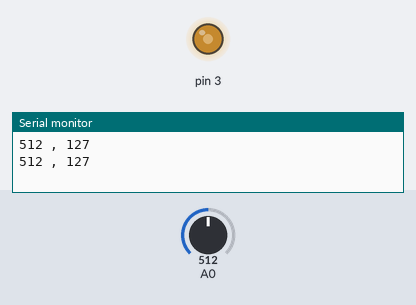
Recording of a sketch running on a simulated Arduino Uno, built with avr-gcc and run on an emulated ATmega328P. Shown: output pins drawn as LEDs (lit = HIGH), the last lines printed to the serial monitor. Inputs (shaded band) come from the test bench; at power-on: A0 = 512.

Above: at 1.8 s.
1.9 s: A0 set to 716
At 3.0 s:
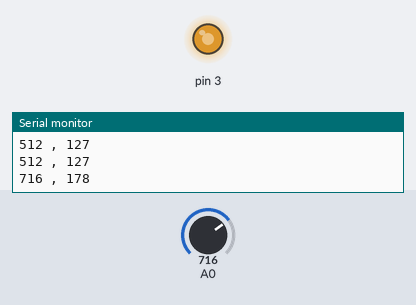
3.5 s: A0 set to 900
At 4.5 s:
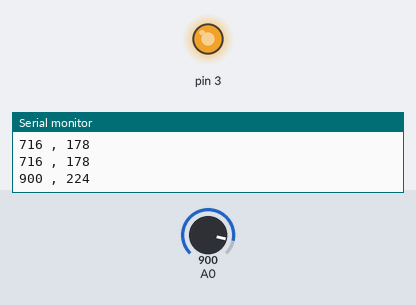
5.5 s: A0 set to 122
At 7.2 s:
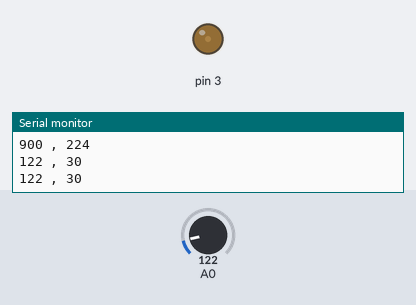
7.5 s: A0 set to 0
At 8.9 s:
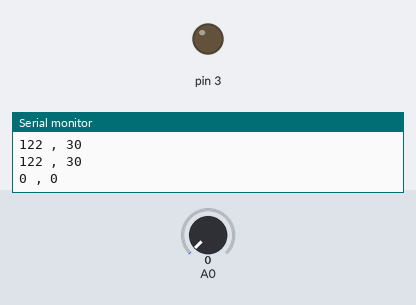
9.5 s: A0 set to 511
At 10.4 s:
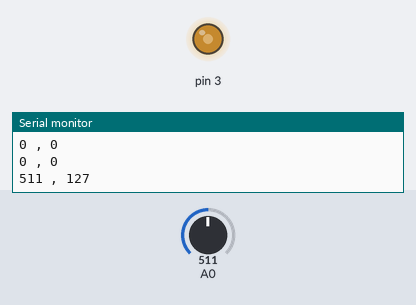
Timing chart, 0 to 12.5 s (numbered marks = the images above; inputs shaded):
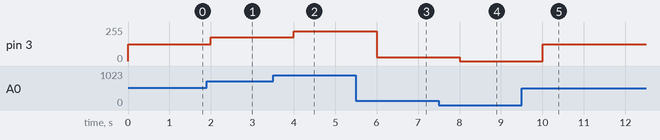

Measured:
- after the input at 1.9 s, pin 3: 127/255 → 178/255 after 0.10 s
- after the input at 3.5 s, pin 3: 178/255 → 224/255 after 0.50 s
- after the input at 5.5 s, pin 3: 224/255 → 30/255 after 0.50 s
- after the input at 7.5 s, pin 3: 30/255 → 0/255 after 0.50 s
- after the input at 9.5 s, pin 3: 0/255 → 127/255 after 0.51 s

The sketch:

09_FadingLED.ino
```cpp
void setup() {
  // put your setup code here, to run once

  // Write value to one of the digital pins marked with ~
  pinMode(3, OUTPUT);
  Serial.begin(9600);

}

void loop() {
  // put your main code here, to run repeatedly:

  // read analog input
  //possible values 0 - 1023
  int potValue = analogRead(A0);
  Serial.print(potValue);
  int mappedValue = map(potValue,0,1023,0,255);

//  int mappedValue = map(potValue,800,1023,0,255);
//  if(mappedValue < 5){
//    mappedValue = 5;
//  }


  Serial.print(" , ");
  Serial.println(mappedValue);

  // popssible values 0 - 255
  analogWrite(3,mappedValue);
  // can also approximate like this
  // analogWrite(6, potValue/4);
  delay(1000);

}
```
